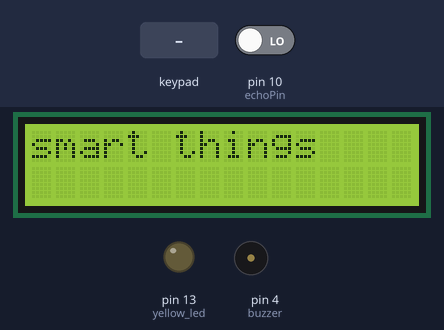
A sketch run on a simulated Arduino Uno, built with avr-gcc and run on an emulated ATmega328P. Parts: 16×2 character LCD, output pins drawn as LEDs (lit = HIGH), buzzer (waves = sounding). Inputs (shaded band) come from the test bench; at power-on: pin 10 (echoPin) LOW. Pins used as bus, display or sensor lines are not drawn; what the sketch prints to the serial monitor is not drawn.

Above: at 1.3 s.
1.4 s: key 'C' pressed
At 5.16 s:
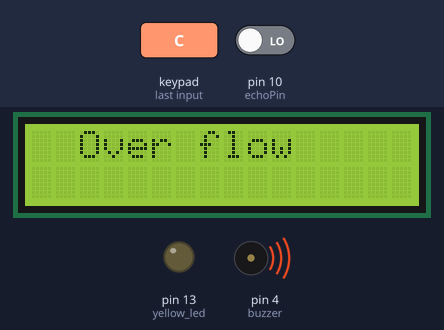
6.8 s: keypad keys 2 3 4 5 pressed 0.881 s apart
At 8.3 s:
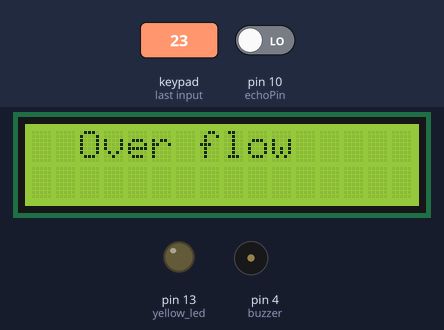
11.8 s: key 'A' pressed
Timing chart, 0 to 14.8 s (numbered marks = the images above; inputs shaded):
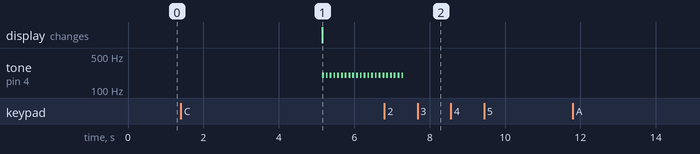

The sketch:

Startup.ino
```cpp
#include <Keypad.h>
#include <String.h>
#include <LiquidCrystal_I2C.h>
LiquidCrystal_I2C lcd(0x27,16,2);  // set the LCD address to 0x27 for a 16 chars and 2 line display
byte degree_symbol[8] =
              {
                0b00111,
                0b00101,
                0b00111,
                0b00000,
                0b00000,
                0b00000,
                0b00000,
                0b00000
              };
const byte ROWS = 4; //four rows
const byte COLS = 4;
char keys[ROWS][COLS] = {
  {'1','2','3','A'},
  {'4','5','6','B'},
  {'7','8','9','C'},
  {'*','0','#','D'}
};
              // defines pins numbers
const int trigPin = 9;
const int echoPin = 10;
 //three columns
byte rowPins[ROWS] = {2, 3, 4, 5}; //connect to the row pinouts of the keypad
byte colPins[COLS] = {6,7,8,9}; //connect to the column pinouts of the keypad

Keypad keypad = Keypad( makeKeymap(keys), rowPins, colPins, ROWS, COLS );
// defines variables
long duration;
int distance;
int buzzer = 4;
int red_led = 3;
int green_led = 5;
int yellow_led = 13 ;
char key ;

void setup()
{
 lcd.init();                       // initialize the lcd
lcd.init();
 lcd.backlight();

// lcd.setCursor(0,1);
//
//
// lcd.setCursor(9,0);
//// lcd.write(1);
//
// lcd.setCursor(13,1);
 pinMode(trigPin, OUTPUT); // Sets the trigPin as an Output
pinMode(echoPin, INPUT); // Sets the echoPin as an Input
pinMode(buzzer,OUTPUT);
pinMode(green_led,OUTPUT);
pinMode(yellow_led,OUTPUT);
pinMode(red_led,OUTPUT);
Serial.begin(9600);
lcd.print("smart things");
lcd.setCursor(0,0);

}
int counter = 0;
  int counter2 = 0;
void loop()
{
  key = keypad.getKey();
  if(key == 'C')
  {

    Serial.println("settings");
    while(key != 'D')
    {
      key = keypad.getKey();
     if(key)
     {
     Serial.print(key);
     }
    }

    Serial.println("out");
  }

digitalWrite(trigPin, LOW);
delay(2000);
// Sets the trigPin on HIGH state for 10 micro seconds
digitalWrite(trigPin, HIGH);
delay(2000);
digitalWrite(trigPin, LOW);
// Reads the echoPin, returns the sound wave travel time in microseconds
duration = pulseIn(echoPin, HIGH);
// Calculating the distance
distance= duration*0.034/2;
// Prints the distance on the Serial Monitor
if(distance > 7 )
{
   lcd.println("   Dead Level ");
  lcd.setCursor(0,0);
  while(counter <=10)
  {

  digitalWrite(red_led,HIGH);
  tone(buzzer,200);
  delay(50);
  digitalWrite(red_led,LOW);
  noTone(buzzer);
  delay(50);
  digitalWrite(red_led,HIGH);
  tone(buzzer,200);
  delay(50);
   digitalWrite(red_led,LOW);
  noTone(buzzer);
  delay(50);
   digitalWrite(red_led,HIGH);
  tone(buzzer,200);


  counter++;
  }
   digitalWrite(red_led,HIGH);


  noTone(buzzer);
   digitalWrite(yellow_led,LOW);
  digitalWrite(green_led,LOW);


}

if(distance>3 && distance <=7)
{
  lcd.print("   Half Level ");
  lcd.setCursor(0,0);
  digitalWrite(yellow_led,HIGH);

  digitalWrite(red_led,LOW);
  digitalWrite(green_led,LOW);
  noTone(buzzer);


}

if (distance <=3 )
{
   lcd.print("  Over flow  ");
  lcd.setCursor(0,0);
  while(counter2 <=10)
  {

 digitalWrite(green_led,HIGH);
  tone(buzzer,200);
  delay(50);
 digitalWrite(green_led,LOW);
  noTone(buzzer);
  delay(50);
 digitalWrite(green_led,HIGH);
  tone(buzzer,200);
  delay(50);
  digitalWrite(green_led,LOW);
  noTone(buzzer);
  delay(50);
  digitalWrite(green_led,HIGH);
  tone(buzzer,200);


  counter2++;
  }
   digitalWrite(green_led,HIGH);


  noTone(buzzer);
   digitalWrite(yellow_led,LOW);
  digitalWrite(red_led,LOW);


}


}
```

Measured:
- after the input at 11.8 s, every drawn part: stays the same
